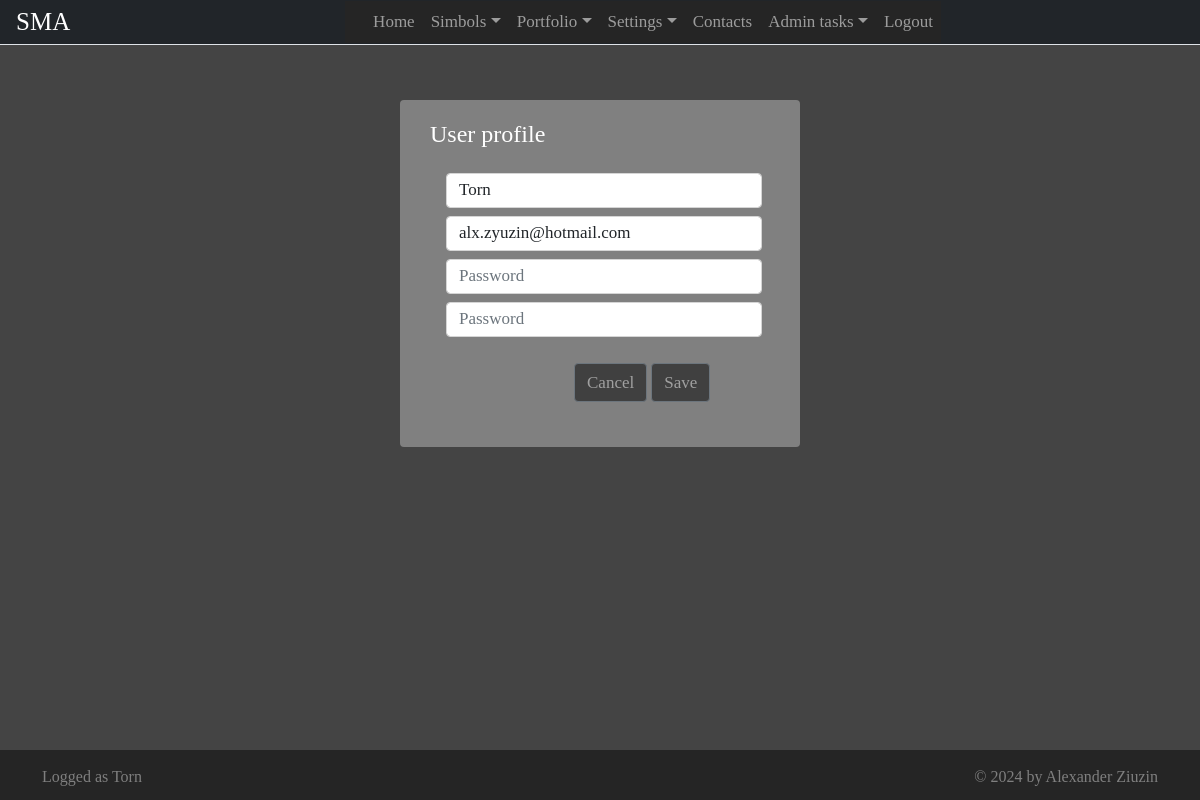
Before: /userprofile (signed in) with the older database file.
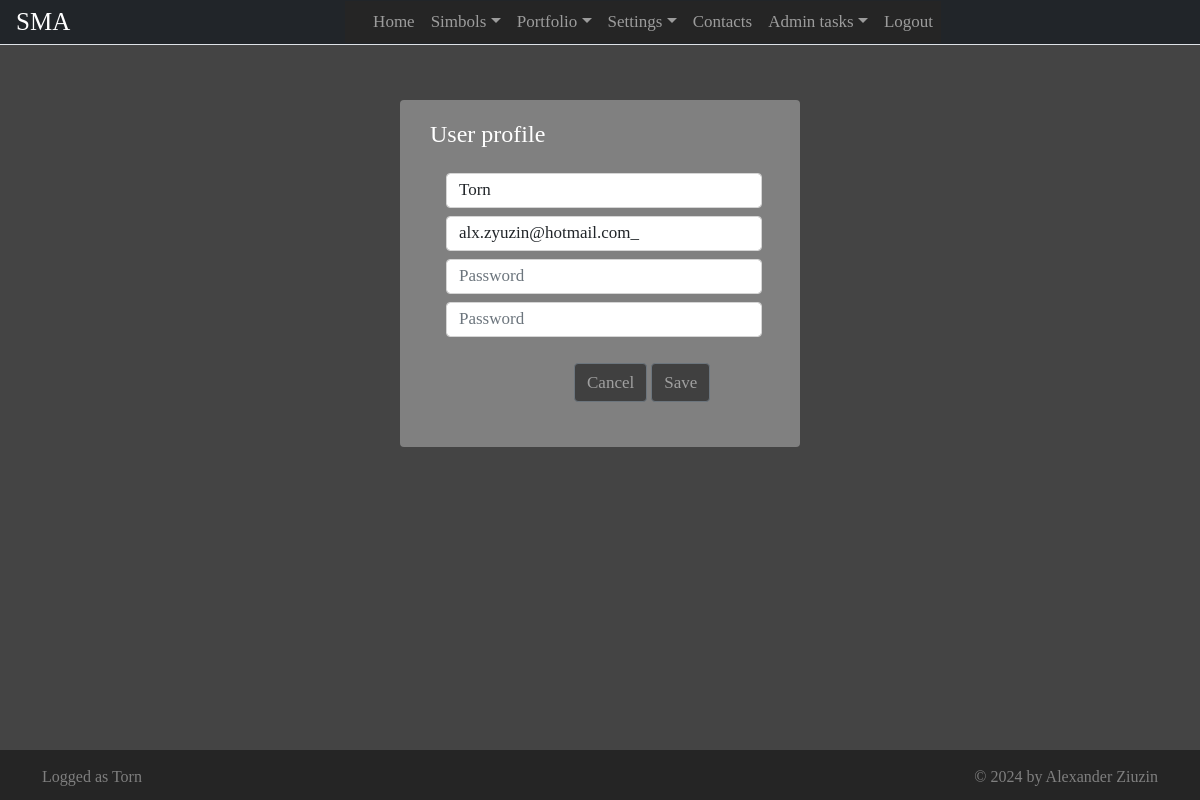
After: the same page with the newer database file.
### app/models.py (models this page shows, shortened)
class User(UserMixin, db.Model):
    __tablename__ = 'user'
    id = db.Column(db.String(100), primary_key=True)
    email = db.Column(db.String(80), unique=True)
    username = db.Column(db.String(100), unique=True)
    password_hash = db.Column(db.String())
    admin = db.Column(db.Boolean)

### app/settings_views.py (the view, shortened to what this page needs)
@app.route('/userprofile', methods=["GET","POST"])
@login_required
def userprfile():
    _operationResult = ""
    return render_template("userprofile.html", pageName = "UserProfile", user = current_user, operationResult = _operationResult)

### app/userlogin.py (called while the page is built)
@login.user_loader
def load_user(id):
    return User.query.get(str(id))

### app/templates/userprofile.html
{% extends "base.html" %}
{% block main %}
<div id="UserProfileDialog" class = "container dialog">
    <form id = "userprofile-form" class = "base-form" action="/userprofile" method="POST">
        <h4 class = "base-form-header">User profile</h4>
        <div class = "container">
            <div class = "row" >
                <div class = "col-sm-12">
                    <input  type="text" class="form-control col-sm" id="inputUserName"
                            name="inputUserName" placeholder="User name" required
                            value="{{user.username}}">
                </div>
            </div>
            <div class = "row" >
                <div class = "col-sm-12">
                    <input  type="text" class="form-control col-sm" id="inputUserEmail"
                            name="inputUserEMail" placeholder="E-Mail" required
                            value="{{user.email}}">
                </div>
            </div>
            <div class = "row">
                <div class = "col-sm-12">
                    <input  type="password" class="form-control  col-sm" id="inputPassword_1"
                            name="inputPassword_1" placeholder="Password" required>
                </div>
            </div>
            <div class = "row">
                <div class = "col-sm-12">
                    <input  type="password" class="form-control  col-sm" id="inputPassword_2"
                            name="inputPassword_2" placeholder="Password" required>
                </div>
            </div>
        </div>
        <div class="base-footer  container-fluid">
            <div class = "row ">
                <div class="col-sm-12 d-flex float-end">
                        <button id="btnCancel" class="btn btn-submit btn-outline-secondary" type="reset">Cancel</button>
                        <button id="btnSubmit" type="submit" class="btn btn-submit btn-outline-secondary">Save</button>
                </div>
            </div>
            <div class = "row">
                <div class = "col-sm-12 d-flex  justify-content-center">
                    <p class = "feedback">&nbsp{{operationResult}}</p>
                </div>
            </div>
        </div>
    </form>
</div>
{% endblock %}

### app/templates/base.html (shortened to what this page needs)
<!DOCTYPE html>
<html lang="en" dir="ltr">
    <head>
        <link rel="stylesheet" type="text/css" href="/static/css/bootstrap.min.css"/>
        <link rel="stylesheet" type="text/css" href="/static/css/style.css" />
	</head>
    <body >
      <header id = "page-header" class="container-sm">
        <nav class="navbar navbar-expand-sm navbar-dark bg-dark fixed-top navigation" >
          <a id = "brand-icon" class="navbar-brand cinzel-400" href="#">SMA</a>
          <div class="collapse navbar-collapse justify-content-center" id="navbarCollapse">
            <ul class="navbar-nav">
              <li class = "nav-item">
                <a class="nav-link {% if pageName == 'Home' %} active {% endif %}" aria-current="page" href="/">Home</a>
              </li>
              {% if user.is_authenticated %}
              <li class = "nav-item dropdown">
                <a  id="navbarDropdownSimbols"
                    class="nav-link dropdown-toggle {% if pageName == 'Simbols' %} active {% endif %}"
                    href="#"
                    role="button" data-bs-toggle="dropdown"
                    aria-expanded="false">Simbols</a>
              </li>
              <li class = "nav-item dropdown">
                <a id ="navbarDropdownPortfolio"
                   class="nav-link dropdown-toggle {% if pageName == 'Portfolio' %} active {% endif %}"
                   href="#"
                   role="button" data-bs-toggle="dropdown"
                  aria-expanded="false">Portfolio</a>
              </li>
              <li class = "nav-item dropdown">
                <a id ="navbarDropdownSettings"
                   class="nav-link dropdown-toggle {% if pageName == 'Settings' %} active {% endif %}"
                   href="#"
                   role="button" data-bs-toggle="dropdown"
                   aria-expanded="false">Settings</a>
              </li>
              {% endif %}
              <li class = "nav-item">
                <a class="nav-link {% if pageName == 'Contacts' %} active {% endif %}" href="/contacts">Contacts</a>
              </li>
              {% if user.admin %}
              <li class = "nav-item dropdown">
                <a id ="navbarDropdownSettings"
                   class="nav-link dropdown-toggle {% if pageName == 'AdminTasks' %} active {% endif %}"
                   href="#"
                   role="button" data-bs-toggle="dropdown"
                   aria-expanded="false">Admin tasks</a>
              {% endif %}
              <li class = "nav-item">
                {% if user.is_authenticated %}
                  <a class="nav-link {% if pageName == 'Login' %} active {% endif %}" href="/logout">Logout</a>
                {% else %}
                  <a class="nav-link {% if pageName == 'Logout' %} active {% endif %}" href="/login">Login</a>
                {% endif %}
              </li>
            </ul>
          </div>
        </nav>
      </header>
      <main id="main">
          {% block main %}
          {% endblock %}
      </main>
      <footer class = "d-flex align-items-center">
        <div  class = "container">
          <div class = "row ">
            <div class = "col-sm-6">
              <div class = "d-flex justify-content-start">
                {% if user.is_authenticated %}
                  Logged as {{user.username}}
                {% endif %}
              </div>
            </div>
            <div class = "col-sm-6" >
              <div class = "d-flex justify-content-end">
                © 2024 by Alexander Ziuzin
              </div>
            </div>
          </div>
        </div>
      </footer>
    </body>
</html>

### app/static/css/style.css (style rules this page uses)
html { visibility:hidden; }
body { color: #566787;background-color:rgb(68, 68, 68); font-family: "HvDTrial_Brandon_Grotesque_regular"; font-size: large; }
.cinzel-400 { font-family: 'Cinzel'; font-size: 1.5em; font-weight: 400; color:White; }
.navigation { height: 45px; padding-top: 0px; padding-bottom: 0px; border-bottom: solid white 1px; }
#main { width: 100%; margin-top: 50px; margin-left: 0px; margin-right: 0px; }
footer { position:fixed; bottom: 0; width:100%; height: 50px; background-color:rgb(37, 37, 37); text-align: center; padding-top: 5px; color: #7F7F7F; font-size:medium; padding-top: 3px; }
#brand-icon { margin-left: 4px; }
.col-sm { margin: 4px; }
.navbar { padding-top: 0 !important; padding-bottom: 0 !important; background: #ffffff; padding-left: 0px; padding-right: 0px; border-bottom: 1px solid #dfe3e8; border-radius: 0; }
.navbar .navbar-brand { padding-left: 0; font-size: 25px; }
.navbar .navbar-nav { position: relative; background-color:rgb(37, 37, 37); padding-left: 20px; }
.navbar a, .navbar a:active { color: #888; font-size: 17px; background: transparent; }
#brand-icon { margin-left: 16px; }
.navbar-dark { margin-bottom: 2px; }
.base-form { background-color: gray; margin-left: auto; margin-right: auto; border-radius: 4px; margin-bottom: 0px; padding-bottom: 0px; color: #ffffff; }
.base-form-header { margin-bottom: 20px; }
.base-form .form-control { border-color: #d5d5d5; box-shadow: none; height: 35px; outline: none; border-radius: 4px !important; transition: all 0.5s; font-size: 17px; }
#btnSubmit, #btnCancel, #btnReset { background-color: #404040; color:#A0A0A0; font-size: 17px; margin: 2px; }
.base-footer { margin-top: 20px; max-width: 80px; }
#userprofile-form { width:400px; margin-top: 100px; padding-top: 20px; padding-left: 30px; padding-right: 30px; font-size: small; }
.feedback { color: orange; font-size: large; width:100%; text-wrap-mode: nowrap; margin-left: -50px; }
.row { --bs-gutter-x:0rem }
.btn-submit { text-wrap: nowrap; }
#btnCancel { width: 80px; }
#btnSubmit { width: 80px; }

Changed rows visible on the page:
changed User "Torn": inputUserEMail "alx.zyuzin@hotmail.com" → "alx.zyuzin@hotmail.com_"
